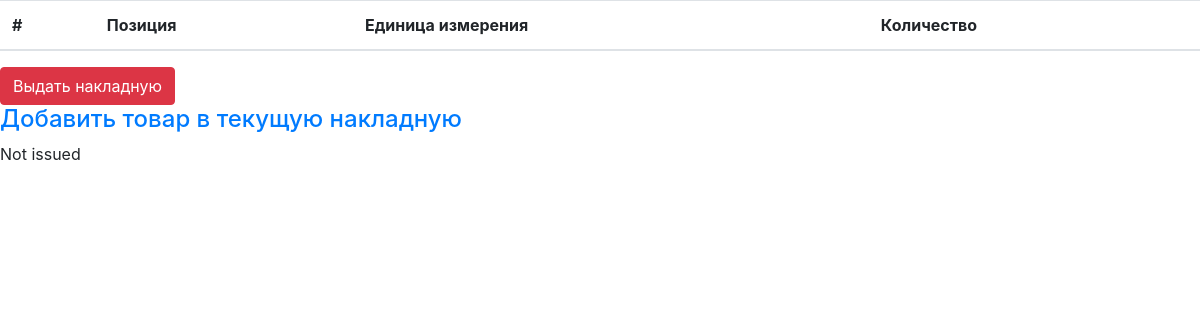
Before: /3 with the older database file.
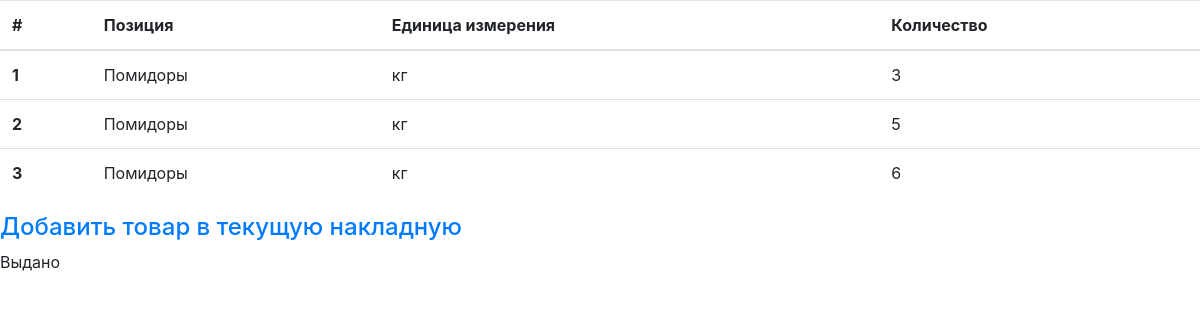
After: the same page with the newer database file.
### tables this page shows
CREATE TABLE Invoice
(
    id        INTEGER PRIMARY KEY,
    created   TIMESTAMP   NOT NULL,
    status    VARCHAR(20) NOT NULL DEFAULT 'Not issued',
    consignee TEXT        NOT NULL
);

CREATE TABLE Item
(
    id         INTEGER PRIMARY KEY,
    created_at TIMESTAMP NOT NULL DEFAULT CURRENT_TIMESTAMP,
    title      TEXT      NOT NULL,
    amount     INTEGER   NOT NULL,
    unit       INTEGER   NOT NULL,
    invoiceId  INTEGER   NOT NULL,
    FOREIGN KEY (invoiceId) REFERENCES Invoice (id)
);

### app.py (the view)
@app.route('/<int:invoiceId>')
def items(invoiceId):
    items = get_items(invoiceId)
    conn = get_db_connection()
    status = conn.execute('SELECT Invoice.status FROM Invoice WHERE id = ?', (invoiceId,)).fetchone()[0]
    conn.close()
    return render_template('item.html', items=items, invoiceIdRequest=invoiceId, status=status)

### app.py (called while the page is built)
def get_db_connection():
    conn = sqlite3.connect('database.db')
    conn.row_factory = sqlite3.Row
    return conn

def get_items(invoice_id):
    conn = get_db_connection()
    items = conn.execute('SELECT * FROM Item WHERE Invoiceid = ?',
                         (invoice_id,)).fetchall()
    conn.close()
    if items is None:
        abort(404)
    return items

### templates/item.html (shortened to what this page needs)
<!DOCTYPE html>
<html lang="en">
<head>
    <link rel="stylesheet" href="https://stackpath.bootstrapcdn.com/bootstrap/4.3.1/css/bootstrap.min.css">
</head>
<body>
    <table class="table">
  <thead>
    <tr>
      <th scope="col">#</th>
      <th scope="col">Позиция</th>
      <th scope="col">Единица измерения</th>
      <th scope="col">Количество</th>
    </tr>
  </thead>
  <tbody>
  {% for item in items %}
    <tr>
      <th scope="row">{{ loop.index }}</th>
      <td>{{  item['title']  }}</td>
      <td>{{ item['unit'] }}</td>
      <td>{{ item['amount'] }}</td>
    </tr>
  {% endfor %}
  </tbody>
</table>
    {% if status == 'Not issued' %}
    <form method="post" action="{{ url_for('issuedInvoice', invoiceId=invoiceIdRequest) }}" target="_blank">
   <button class="btn btn-danger">Выдать накладную</button>
  </form>
    {% endif %}
    <a href={{ url_for('createItem', invoiceIdRequest=invoiceIdRequest) }}>
<h4>Добавить товар в текущую накладную</h4>
    </a>
{{ status }}
</body>
</html>

Changed rows visible on the page:
added Item: title "Помидоры", unit "кг", amount "3"
added Item: title "Помидоры", unit "кг", amount "5"
added Item: title "Помидоры", unit "кг", amount "6"
changed Invoice: status "Not issued" → "Выдано"
Other visible differences:
text no longer shown: "Выдать накладную"
